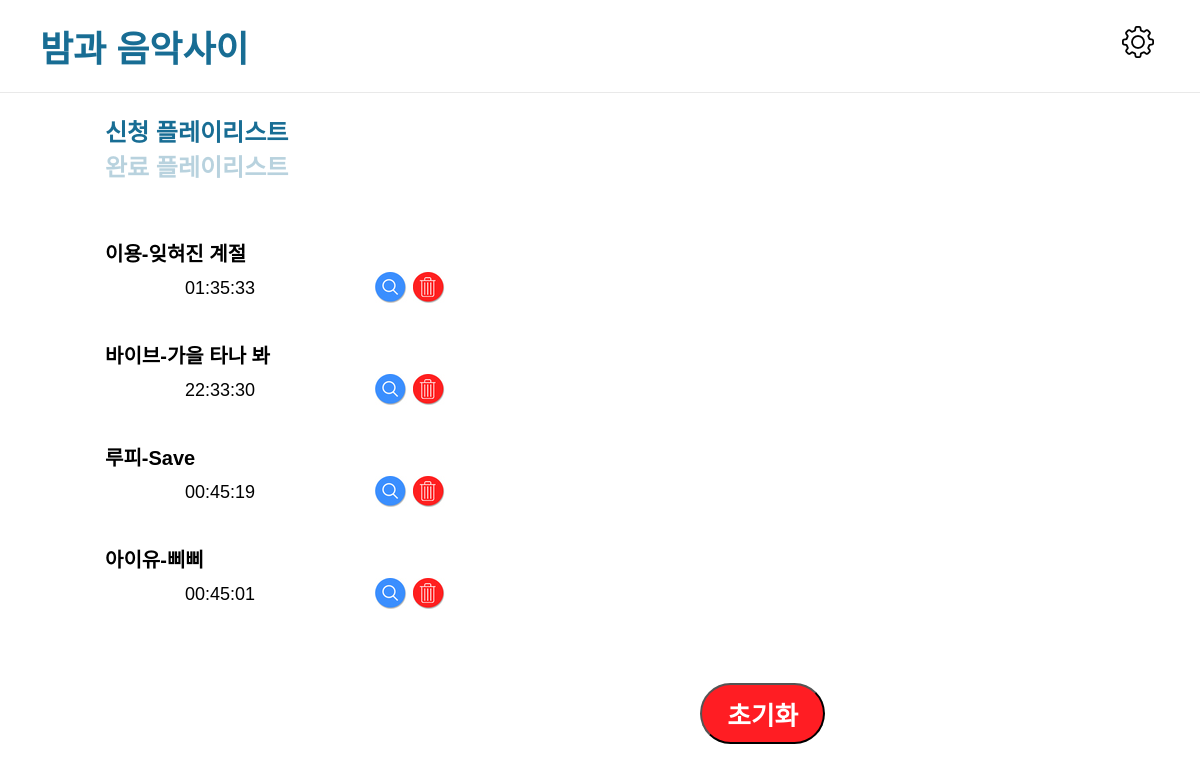
/, run on an earlier commit of the app's database.
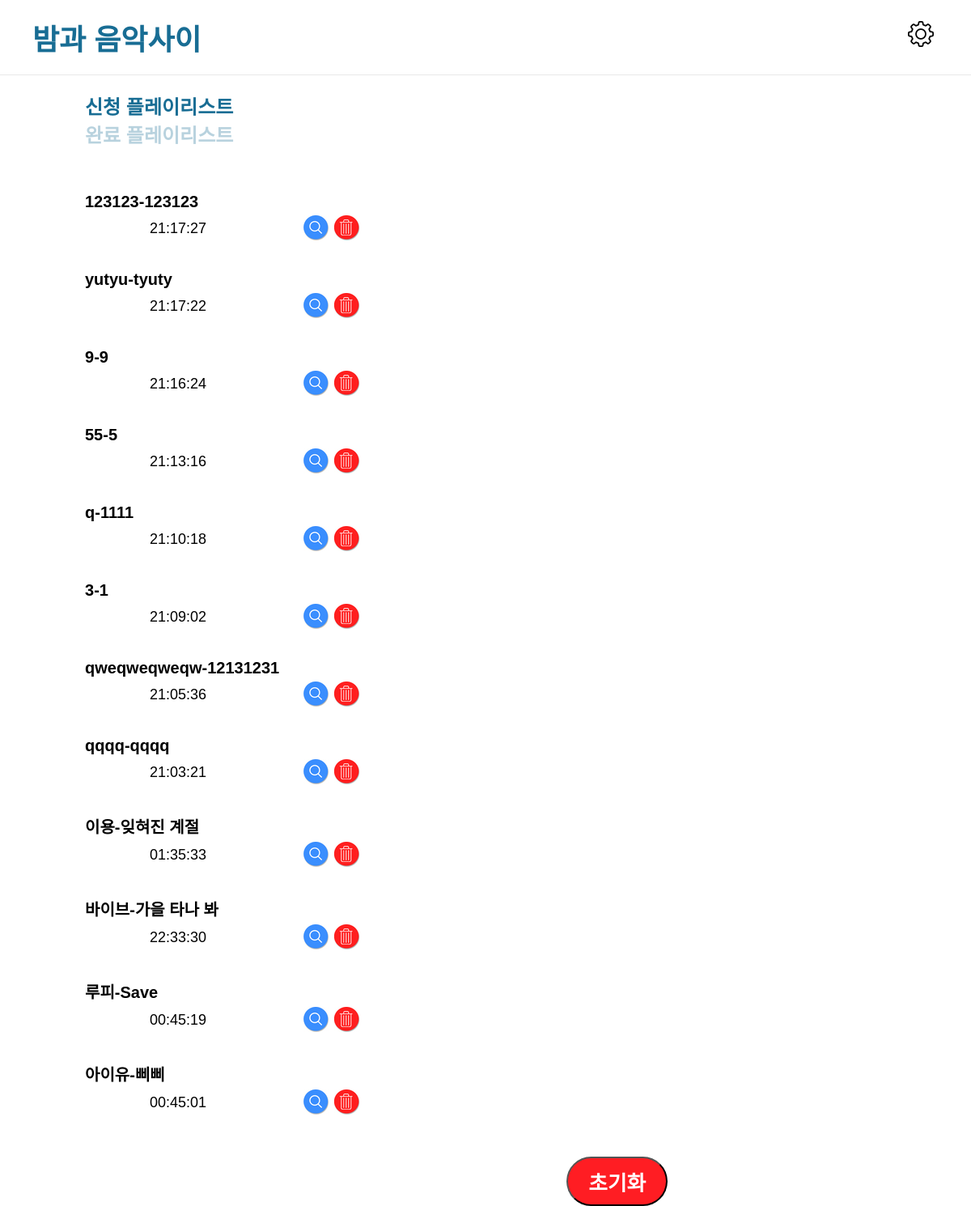
And on a later commit of the database.
### main/models.py (models this page shows)
class Song(models.Model):
    store = models.ForeignKey('main.Store', related_name='songs', default=1)
    created_at = models.DateTimeField(default=timezone.now)
    title = models.CharField(max_length=50)
    singer = models.CharField(max_length=50)
    message = models.CharField(max_length=200, blank=True, null=True)
    is_played = models.BooleanField(default=False)
    is_deleted = models.BooleanField(default=False)

### main/views.py (the view)
# urls.py: url(r'^$', views.song_list, name='first_store'),
def song_list(request, pk=1):
    store = get_object_or_404(Store, pk=pk)
    if store.period_order > 0:
        time_from = timezone.now() - timezone.timedelta(hours=store.period_order)
        songs = store.songs.all().filter(is_deleted=False, is_played=False, created_at__gte=time_from).order_by('-created_at')
    else:
        songs = store.songs.all().filter(is_deleted=False, is_played=False).order_by('-created_at')
    url1 = ''
    url2 = ''
    if store.music_site == 1:
        url1 = "https://www.melon.com/search/total/index.htm?q="
        url2 = "&section=&searchGnbYn=Y&kkoSpl=Y&kkoDpType=&linkOrText=T&ipath=srch_form"
    elif store.music_site == 2:
        url1 = "http://www.genie.co.kr/search/searchMain?query="
        url2 = ""
    elif store.music_site == 3:
        url1 = "https://music.bugs.co.kr/search/integrated?q="
        url2 = ""
    return render(request, 'main/host-home-window.html', {'store': store, 'songs': songs, 'url1': url1, 'url2': url2, 'pk': pk})

### main/templates/main/host-home-window.html (shortened to what this page needs)
{% extends 'main/index.html' %}
{% block content %}
    <header>
        <nav class="lower-nav">
            <button type="button" class="selected" onclick="location.href='{% url 'song_list' pk=pk %}';">신청 플레이리스트</button>
            <button type="button" onclick="location.href='{% url 'complete_list' pk=pk %}';">완료 플레이리스트</button>
        </nav>
    </header>
    <div id="main">
        <article>
            {% for song in songs %}
                <div class="song-element">
                    <div>{{ song.singer }}-{{ song.title }}</div>
                    <div>{{ song.created_at|date:"H:i:s" }}</div>
                    <div>
                        <a href="{{ url1 }} {{ song.title }}+{{song.singer}}{{url2}}" onclick="location.href='{% url 'play_song' pk=song.id %}';" target="_blank">
                            <button type="button" class="search" ></button>
                        </a>
                        <a href="{% url 'delete_one' pk=song.id %}">
                            <button type="button" class="delete"></button>
                        </a>
                    </div>
                </div>
            {% endfor %}
        </article>
    </div>
{% endblock %}
{% block footer %}
    <a  href="{% url 'delete_all' pk=pk %}">
        <button class="init">초기화</button>
    </a>
{% endblock %}

### main/templates/main/index.html (shortened to what this page needs)
{% load static %}
<!DOCTYPE html>
<html>
<head>
  <link rel="stylesheet" href="{% static 'css/style.css' %}">
</head>
<body>
  <nav class="upper-nav">
    <div>
      <a href="#" class="nav-text">
        밤과 음악사이
      </a>
      <a href="#settings" class="setimg" id="set_btn">
        <img class="image" src="{% static '/img/settings.png' %}" >
      </a>
    </div>
  </nav>
  <div class="app-root">
      {% block content %}
      {% endblock %}
  </div>
</body>
<footer>
  {% block footer %}
  {% endblock %}
</footer>
</html>

### main/static/css/style.css (style rules this page uses)
* { margin: 0; padding: 0; box-sizing: border-box; font-family: NanumSquareWeb, sans-serif; }
button { cursor: pointer !important; }
a { text-decoration: none !important; cursor: pointer; }
body { margin: 0; }
#main { display: flex; min-height: calc(100vh - 40vh); }
#main > article { width: 100%; }
#main, header { width: calc(100% - 650px); }
header > nav { border-bottom-color: #FFFFFF; }
.app-root { padding: 10px; }
.setimg { float:right; margin: -9px; padding: 15px; }
.upper-nav { border-bottom: 1px solid #e9e9e9; padding: 20px 40px; }
.nav-text { font-size: 36px; color: #186d94; font-weight: 800; text-decoration: none; }
.lower-nav { padding: 10px 75px; }
.lower-nav button.selected { opacity: 1; }
.lower-nav button { opacity: 0.3; background-color: transparent; border: none; outline: none; padding:0 10px; margin: 0 10px; font-weight: 600; cursor: pointer; }
.lower-nav>button { font-size: 24px; color: #186d94; }
article { padding: 10px 75px; }
.song-element { padding: 0 20px; margin: 30px 0; }
.song-element>div { display: inline-block; }
.song-element>div:first-child { font-size: 20px; font-weight: 600; padding: 5px 0; width: 485px; vertical-align: middle; overflow: hidden; text-overflow: ellipsis; white-space: nowrap; }
.song-element>div:nth-child(2) { font-size: 18px; font-weight: 400; padding: 6px 0; width: 150px; text-align: right; }
.song-element>div:last-child { font-size: 20px; font-weight: 600; float: right; }
.song-element>div:last-child>a>.search { background: url( "/static/img/search.jpg" ) no-repeat; border: none; width: 32px; height: 32px; cursor: pointer; }
.song-element>div:last-child>a>.delete { background: url( "/static/img/x-button.jpg" ) no-repeat; border: none; width: 32px; height: 32px; cursor: pointer; }
footer { text-align: right; padding: 0 75px; width: 900px; }
footer>a>button { -webkit-transition: 0.2s ease-in-out; -moz-transition: 0.2s ease-in-out; -ms-transition: 0.2s ease-in-out; -o-transition: 0.2s ease-in-out; transition: 0.2s ease-in-out; background:#FF1D23; border-radius: 40px; color: #fff; font-size: 1.6em; padding: 10px 25px; font-weight: bold; float: right; }
body { position: relative; }

What changed in the data, as far as the page shows it:
added Song: singer "123123", title "123123", created_at "21:17:27"
added Song: singer "yutyu", title "tyuty", created_at "21:17:22"
added Song: singer "9", title "9", created_at "21:16:24"
added Song: singer "55", title "5", created_at "21:13:16"
added Song: singer "q", title "1111", created_at "21:10:18"
added Song: singer "3", title "1", created_at "21:09:02"
added Song: singer "qweqweqweqw", title "12131231", created_at "21:05:36"
added Song: singer "qqqq", title "qqqq", created_at "21:03:21"
